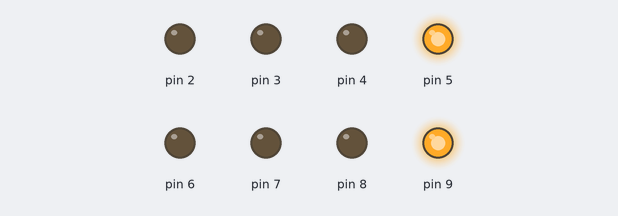
The sketch below on a simulated Arduino Uno, built with avr-gcc and run on an emulated ATmega328P. Shown: output pins drawn as LEDs (lit = HIGH).

Above: at 0.2 s.
At 1.2 s:
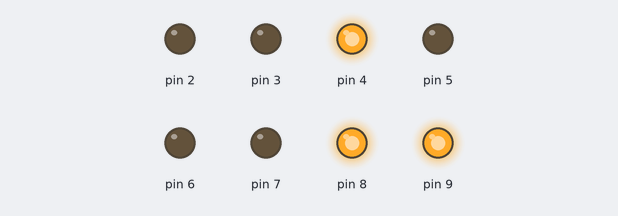
At 1.7 s:
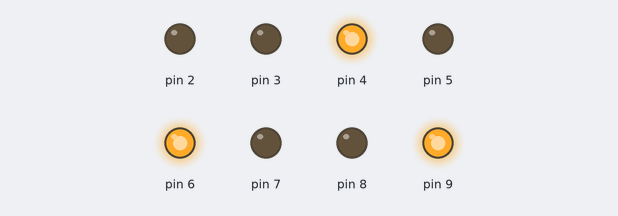
At 2.7 s:
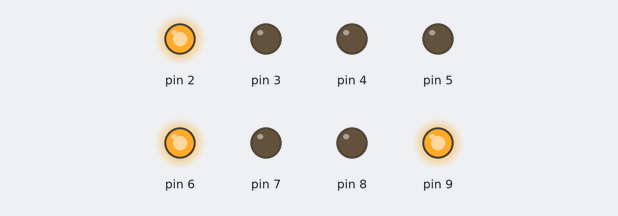
At 4.2 s:
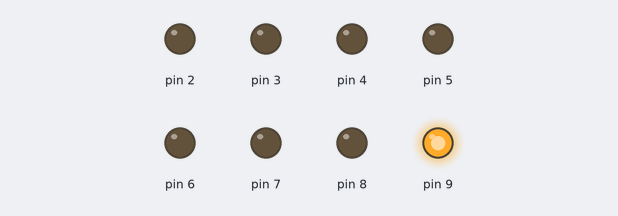
At 5.7 s:
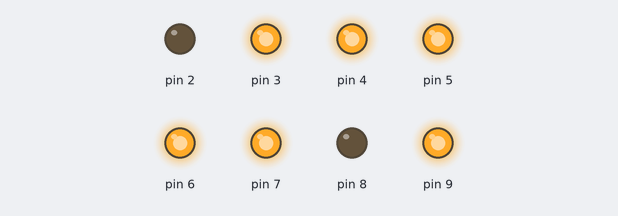
Timing chart, 0 to 6.5 s (numbered marks = the images above):
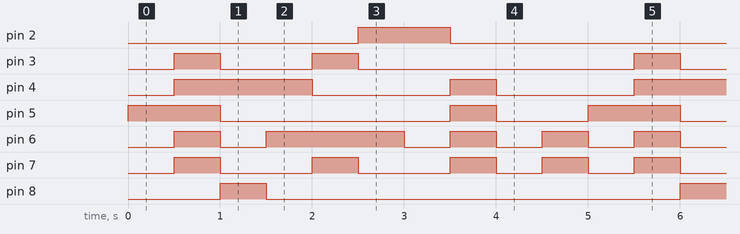

The sketch:

Lesson15_1.ino
```cpp
//项目15 – 数码管显示
void setup(){
  for(int pin = 2 ; pin <= 9 ; pin++){       // 设置数字引脚2~9为输出模式
      pinMode(pin, OUTPUT);
      digitalWrite(pin, HIGH);
  }
}

void loop() {
     // 显示数字0
    int n0[8]={0,0,0,1,0,0,0,1};
    for(int pin = 2; pin <= 9 ; pin++){        // 数字引脚2~9依次按数组n0[8]中的数据显示
       digitalWrite(pin,n0[pin-2]);
    }
    delay(500);

    // 显示数字1
    int n1[8]={0,1,1,1,1,1,0,1};
    for(int pin = 2; pin <= 9 ; pin++){        // 数字引脚2~9依次按数组n1[8]中的数据显示
       digitalWrite(pin,n1[pin-2]);
    }
    delay(500);

    // 显示数字2
    int n2[8]={0,0,1,0,0,0,1,1};
    for(int pin = 2; pin <= 9 ; pin++){       // 数字引脚2~9依次按数组n2[8]中的数据显示
       digitalWrite(pin,n2[pin-2]);
    }
    delay(500);
    // 显示数字3
    int n3[8]={0,0,1,0,1,0,0,1};
    for(int pin = 2; pin <= 9 ; pin++){       // 数字引脚2~9依次按数组n3[8]中的数据显示
       digitalWrite(pin,n3[pin-2]);
    }
    delay(500);

    // 显示数字4
    int n4[8]={0,1,0,0,1,1,0,1};
    for(int pin = 2; pin <= 9 ; pin++){      // 数字引脚2~9依次按数组n4[8]中的数据显示
       digitalWrite(pin,n4[pin-2]);
    }
    delay(500);

    // 显示数字5
    int n5[8]={1,0,0,0,1,0,0,1};
    for(int pin = 2; pin <= 9 ; pin++){      // 数字引脚2~9依次按数组n5[8]中的数据显示
       digitalWrite(pin,n5[pin-2]);
    }
    delay(500);

    // 显示数字6
    int n6[8]={1,0,0,0,0,0,0,1};
    for(int pin = 2; pin <= 9 ; pin++){     // 数字引脚2~9依次按数组n6[8]中的数据显示
       digitalWrite(pin,n6[pin-2]);
    }
    delay(500);

    // 显示数字7
    int n7[8]={0,0,1,1,1,1,0,1};
    for(int pin = 2; pin <= 9 ; pin++){     // 数字引脚2~9依次按数组n7[8]中的数据显示
       digitalWrite(pin,n7[pin-2]);
    }
    delay(500);

    // 显示数字8
    int n8[8]={0,0,0,0,0,0,0,1};
    for(int pin = 2; pin <= 9 ; pin++){     // 数字引脚2~9依次按数组n8[8]中的数据显示
       digitalWrite(pin,n8[pin-2]);
    }
    delay(500);

    // 显示数字9
    int n9[8]={0,0,0,0,1,1,0,1};
    for(int pin = 2; pin <= 9 ; pin++){    //  数字引脚2~9依次按数组n3[9]中的数据显示
       digitalWrite(pin,n9[pin-2]);
    }
    delay(500);
}
```

Measured:
- by itself, pin 2: alternates HIGH for 1.0 s and LOW for 4.0 s
- by itself, pin 3: repeats every 5.0 s: LOW 1.0 s, HIGH 0.50 s, LOW 3.0 s, HIGH 0.50 s
- by itself, pin 4: repeats every 5.0 s: LOW 1.5 s, HIGH 0.50 s, LOW 1.5 s, HIGH 1.5 s
- by itself, pin 5: repeats every 5.0 s: HIGH 0.50 s, LOW 1.0 s, HIGH 1.0 s, LOW 2.5 s
- by itself, pin 6: repeats every 5.0 s: LOW 0.50 s, HIGH 1.5 s, 3 × (LOW 0.50 s, HIGH 0.50 s)
- by itself, pin 7: repeats every 5.0 s: 2 × (LOW 1.0 s, HIGH 0.50 s), 2 × (LOW 0.50 s, HIGH 0.50 s)
- by itself, pin 8: alternates HIGH for 0.50 s and LOW for 4.5 s
